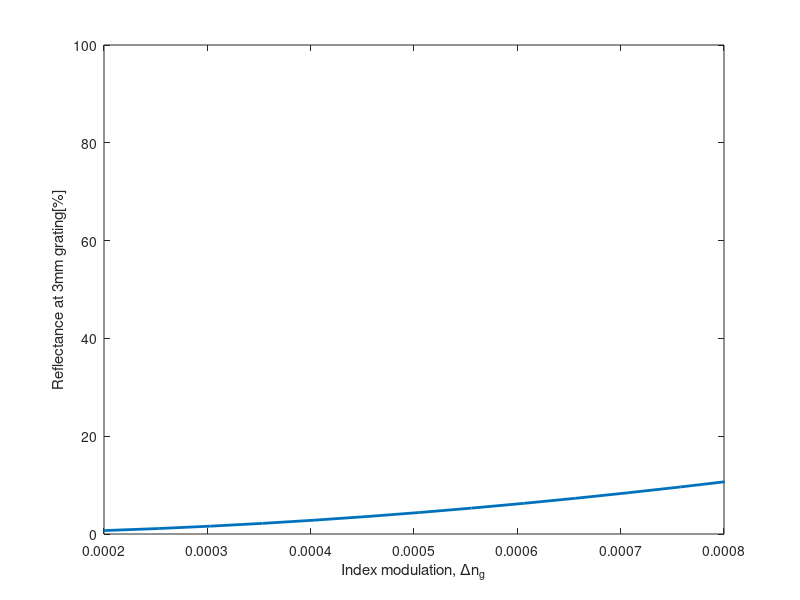

Here is the MATLAB script that generated this plot: (Note: this script raises an error after producing the figure.)
%% Init
sigma   = 3;
dn      = 5e-3;
n_cl    = 1.4555;
n_co    = 1.4608;
n_eff   = 1.4635;

phi     = 90*pi/180;
theta   = .5*phi;
dn_g    = 1.2e-3;
lam     = 780*1e-3;
Lam     = lam/(n_cl * cos(phi) + n_eff);
K       = 2 * pi./Lam;
w_0     = 2.2719;

%% 1 dn_g efficiency studies
dn_gss  = linspace(0, 5, 100)*1e-3;
kappa   = dn_gss/n_eff;
beta    = 2 * pi * n_eff/lam;

w_th_sqd    = sigma^2 * w_0^2 / (sigma^2 + w_0^2) ./ sin(2*theta)^2;

alpha_ana   = pi^2 * sqrt(2*pi) * w_th_sqd * kappa.^2 / w_0 / Lam^2; 
alpha_ana   = alpha_ana * sin(phi) / (4*cos(theta)^4);
alpha_ana   = alpha_ana * exp(-.5*w_th_sqd .* (2*beta*cos(theta)^2 - K).^2);

% In dB
% figure(11)
% plot(   dn_gss, 10*alpha_ana*80/log(10), 'b', ... 
%         dn_gs,  -10*log10(power_loss_dng), 'xr')
% xlabel('grating index modulation, {\Delta}n_g')
% ylabel('reflectance at 100 {\mu}m / [dB]')
% legend('analytical', 'numerical' )
% 
% %%
% % In percentage
% figure(12)
% plot(   dn_gss, 100*(1 - 10.^(-alpha_ana*80/log(10))), 'b', ... 
%         dn_gs,  100*(1 - power_loss_dng), 'xr')
% xlabel('grating index modulation, {\Delta}n_g')
% ylabel('reflectance at 100 {\mu}m / [%]')
% legend('analytical', 'numerical' )

%% 2mm
figure(13)
plot(dn_gss, 100*(1 - 10.^(-alpha_ana*(3e-3)*1e6/log(10))), 'linewidth', 2);
xlabel('Index modulation, {\Delta}n_g')
ylabel('Reflectance at 3mm grating[%]')
xlim([.2e-3, .8e-3])
yline(4, '--r', 'linewidth', 2);
xline(4.81e-4, '--r', 'linewidth', 2);
set(gca, 'FontSize', 14);

%% fig 3.5 in dB
data_x = dn_gss;
% data_y = 10*alpha_ana*(3e-3)*1e6/log(10);
data_y = 100*(1 - 10.^(-alpha_ana*(3e-3)*1e6/log(10)));
save('figure.mat', 'data_x', 'data_y');

%% fig 3.5 in dB
data_x = dn_gss;
% data_y = 10*alpha_ana*(3e-3)*1e6/log(10);
data_y = 100*(1 - 10.^(-alpha_ana*(3e-3)*1e6/log(10)));
% save('figure3.5.mat', 'data_x', 'data_y');

%% dB/1mm
figure(22)
plot(   dn_gss, 10*alpha_ana*(1e-3)*1e6/log(10), 'b')
xlabel('\Delta n_g')
ylabel('outcoupling efficiency [dB]')

%% % /10mm
figure(30);
plot(   dn_gss, 100*(1 - 10.^(-alpha_ana*(10e-3)*1e6/log(10))), ...
    'LineWidth', 2, 'markerSize', 15);
xlabel('index modulation, \Delta n_g')
ylabel('diffraction efficiency at 10mm /[%]')

%% % /3mm
figure(40);
plot(   dn_gss, 100*(1 - 10.^(-alpha_ana*(3e-3)*1e6/log(10))), ...
    'LineWidth', 2, 'markerSize', 15);
xlabel('index modulation, \Delta n_g')
ylabel('diffraction efficiency at 3mm /[%]')

%% %/10mm for fixed length
figure(31); %dng= 1e-3;
g_dist = linspace(0,20e-3,100);
plot(   g_dist*1e3, 100*(1 - 10.^(-alpha_ana(21)*(g_dist)*1e6/log(10))), ...
    'LineWidth', 2, 'markerSize', 15);
xlabel('grating length/ [mm]')
ylabel('diffraction efficiency at {\Delta}n_g = 1 \times 10^{-3}/[%]')
%% lambdas efficiency studies 
% lambdass = linspace(650, 900, 2001)*1e-3;
% xlabel('grating index modulation, {\Delta}n_g')
% ylabel('reflectance at 10 mm / [%]')

%% 2 lambdas efficiency studies 
% lambdass = linspace(650, 900, 2^10)*1e-3;
% beta    = 2 * pi * n_eff./lambdass;
% kappa   = dn_g/n_eff;
% 
% w_th_sqd    = sigma^2 * w_0^2 / (sigma^2 + w_0^2) ./ sin(2*theta)^2;
% alpha_ana   = pi^2 * sqrt(2*pi) * w_th_sqd .* kappa^2 / w_0 ./ Lam^2; 
% alpha_ana   = alpha_ana * sin(phi) / (4*cos(theta)^4);
% alpha_ana   = alpha_ana .* exp(-.5*w_th_sqd .* (2*beta*cos(theta)^2 - K).^2);
% 
% half_angles = 180*asin(.5*lambdass./Lam)/pi;
% 
% [hm_lam, x_hm_lam, fwhm_lam] = find_fwhm(half_angles, 100*(1 - 10.^(-alpha_ana*80/log(10)));
% fprintf('FWHM (theta/2) = %2.4f [deg]\n', fwhm_lam);
% 
% figure(2)
% plot(   half_angles, 100*(1 - 10.^(-alpha_ana*80/log(10))), 'b', ...
%         180*asin(.5*lambdas*1e-3./Lam)/pi, 100*(1 - power_loss_lambda), 'xr')
% xlabel('half angle, \theta /2 / [deg]')
% ylabel('reflectance at 100 {\mu}m / [%]')
% xline(x_hm_lam(1),      '--k',  'HandleVisibility', 'off')
% xline(x_hm_lam(2),      '--k',  'HandleVisibility', 'off')
% yline(hm_lam,          '--k',  'HandleVisibility', 'off')
% legend('analytical', 'numerical')

% %% 2 lambda
% lambdass = linspace(650, 900, 2^12)*1e-3;
% beta    = 2 * pi * n_eff./lambdass;
% kappa   = dn_g/n_eff;
% 
% w_th_sqd    = sigma^2 * w_0^2 / (sigma^2 + w_0^2) ./ sin(2*theta)^2;
% alpha_ana   = pi^2 * sqrt(2*pi) * w_th_sqd .* kappa^2 / w_0 ./ Lam^2; 
% alpha_ana   = alpha_ana * sin(phi) / (4*cos(theta)^4);
% alpha_ana   = alpha_ana .* exp(-.5*w_th_sqd .* (2*beta*cos(theta)^2 - K).^2);
% 
% [hm_lam, x_hm_lam, fwhm_lam] = find_fwhm(lambdass*1e3, 100*(1 - 10.^(-alpha_ana*80/log(10))));
% fprintf('FWHM (lambda) = %2.4f [nm]\n', fwhm_lam);
% 
% figure(2)
% plot(   lambdass*1e3, 100*(1 - 10.^(-alpha_ana*80/log(10))), 'b', ...
%         lambdas, 100*(1 - power_loss_lambda), 'xr')
% xlabel('input wavelength, \lambda /2 / [nm]')
% ylabel('reflectance at 100 {\mu}m / [%]')
% xline(x_hm_lam(1),      '--k',  'HandleVisibility', 'off')
% xline(x_hm_lam(2),      '--k',  'HandleVisibility', 'off')
% yline(hm_lam,          '--k',  'HandleVisibility', 'off')
% legend('analytical', 'numerical')
% 
% %%
% data_x = lambdass*1e3;
% % data_y = 10*alpha_ana*(3e-3)*1e6/log(10);
% data_y = 100*(1 - 10.^(-alpha_ana*(3e-3)*1e6/log(10)));
% % save('figure3.6.mat', 'data_x', 'data_y');
% 
% %% 3 tilt angle efficiency studies 
% thetass = linspace(40, 50, 2^10)*pi/180;
% beta    = 2 * pi * n_eff./lam;
% 
% w_th_sqd    = sigma^2 * w_0^2 / (sigma^2 + w_0^2) ./ sin(2*thetass).^2;
% alpha_ana   = pi^2 * sqrt(2*pi) * w_th_sqd .* kappa^2 / w_0 ./ Lam.^2; 
% alpha_ana   = alpha_ana * sin(phi) ./ (4*cos(thetass).^4);
% alpha_ana   = alpha_ana .* exp(-.5*w_th_sqd .* (2*beta*cos(thetass).^2 - K).^2);
% 
% [hm_the, x_hm_the, fwhm_the] = find_fwhm(180*thetass/pi, 100*(1 - 10.^(-alpha_ana*80/log(10))));
% fprintf('FWHM (theta) = %2.4f [deg]\n', fwhm_the);
% 
% figure(3)
% plot(   180*thetass/pi, 100*(1 - 10.^(-alpha_ana*80/log(10))), 'b', ...
%         thetas, 100*(1 - power_loss_theta), 'xr')
% xlabel('blazed angle, \theta / [deg]')
% ylabel('reflectance at 100 {\mu}m / [%]')
% xline(x_hm_the(1),      '--k',  'HandleVisibility', 'off')
% xline(x_hm_the(2),      '--k',  'HandleVisibility', 'off')
% yline(hm_the,          '--k',  'HandleVisibility', 'off')
% legend('analytical', 'numerical')
% 
% figure(33)
% plot(   180*thetass/pi, 100*(1 - 10.^(-(cos(2*thetass).^2).*alpha_ana*80/log(10))), 'b')
% xlabel('blazed angle, \theta / [deg]')
% ylabel('reflectance at 100 {\mu}m / [%]')
% 
% %% fig 3.8 - 9 in dB
% the_ana     = 180*thetass/pi;
% % refl_ana_s  = 10*alpha_ana*(3e-3)*1e6/log(10);
% refl_ana_s = 100*(1 - 10.^(-alpha_ana*(3e-3)*1e6/log(10)));
% % refl_ana_p  = 10*alpha_ana*(3e-3)*1e6/log(10).*cos(2*thetass).^2;
% refl_ana_p = 100*(1 - 10.^(-alpha_ana*(3e-3)*1e6/log(10).*cos(2*thetass).^2));
% 
% % save('figure3.8.mat', 'the_ana', 'refl_ana_s', 'refl_ana_p')
% 
% %% 4 different scattering angles: 60, 90, 120
% kappa   = dn_g/n_eff;
% 
% % at phi = 60 deg
% phi     = 60*pi/180;
% theta1  = linspace(.5*phi - 10*pi/180, .5*phi + 10*pi/180, 2^12);
% Lam     = lam/(n_cl * cos(phi) + n_eff);
% K       = 2 * pi./Lam;
% 
% w_th_sqd    = sigma^2 * w_0^2 / (sigma^2 + w_0^2) ./ sin(2*theta1).^2;
% alpha_ana   = pi^2 * sqrt(2*pi) * w_th_sqd .* kappa^2 / w_0 ./ Lam.^2; 
% alpha_ana   = alpha_ana * sin(phi) ./ (4*cos(theta1).^4);
% alpha_ana1  = alpha_ana .* exp(-.5*w_th_sqd .* (2*beta*cos(theta1).^2 - K).^2);
% 
% [hm_the1, x_hm_the1, fwhm_the] = find_fwhm(180*theta1/pi, 100*(1 - 10.^(-alpha_ana1*(1e-3)*1e6/log(10))));
% fprintf('FWHM (phi = 60)  = %2.4f [deg]\n', fwhm_the);
% 
% % at phi = 90 deg
% phi     = 90*pi/180;
% theta2  = linspace(.5*phi - 10*pi/180, .5*phi + 10*pi/180, 2^12);
% Lam     = lam/(n_cl * cos(phi) + n_eff);
% K       = 2 * pi./Lam;
% 
% w_th_sqd    = sigma^2 * w_0^2 / (sigma^2 + w_0^2) ./ sin(2*theta2).^2;
% alpha_ana   = pi^2 * sqrt(2*pi) * w_th_sqd .* kappa^2 / w_0 ./ Lam.^2; 
% alpha_ana   = alpha_ana * sin(phi) ./ (4*cos(theta2).^4);
% alpha_ana2  = alpha_ana .* exp(-.5*w_th_sqd .* (2*beta*cos(theta2).^2 - K).^2);
% 
% [hm_the2, x_hm_the2, fwhm_the] = find_fwhm(180*theta2/pi, 100*(1 - 10.^(-alpha_ana2*(1e-3)*1e6/log(10))));
% fprintf('FWHM (phi = 90)  = %2.4f [deg]\n', fwhm_the);
% 
% % at phi = 120 deg
% phi     = 120*pi/180;
% theta3  = linspace(.5*phi - 10*pi/180, .5*phi + 10*pi/180, 2^12);
% Lam     = lam/(n_cl * cos(phi) + n_eff);
% K       = 2 * pi./Lam;
% 
% w_th_sqd    = sigma^2 * w_0^2 / (sigma^2 + w_0^2) ./ sin(2*theta3).^2;
% alpha_ana   = pi^2 * sqrt(2*pi) * w_th_sqd .* kappa^2 / w_0 ./ Lam.^2; 
% alpha_ana   = alpha_ana * sin(phi) ./ (4*cos(theta3).^4);
% alpha_ana3  = alpha_ana .* exp(-.5*w_th_sqd .* (2*beta*cos(theta3).^2 - K).^2);
% 
% [hm_the3, x_hm_the3, fwhm_the] = find_fwhm(180*theta3/pi, 100*(1 - 10.^(-alpha_ana3*(1e-3)*1e6/log(10))));
% fprintf('FWHM (phi = 120) = %2.4f [deg]\n', fwhm_the);
% 
% figure(4)
% plot( ...
%     180*theta1/pi, 100*(1 - 10.^(-alpha_ana1*(1e-3)*1e6/log(10))), '--b',   ...
%     180*theta2/pi, 100*(1 - 10.^(-alpha_ana2*(1e-3)*1e6/log(10))), 'k',     ...
%     180*theta3/pi, 100*(1 - 10.^(-alpha_ana3*(1e-3)*1e6/log(10))), '-.r');
% legend('\phi = 60^\circ', '\phi = 90^\circ', '\phi = 120^\circ', 'location', 'SouthEast')
% xlabel('tilt angle, \theta / [deg]')
% ylabel('reflectance at 1 mm / [%]')
% 
% data_x_60   = 180*theta1/pi;
% data_x_90   = 180*theta2/pi;
% data_x_120  = 180*theta3/pi;
% % data_y_60   = 10*alpha_ana1*(3e-3)*1e6/log(10);
% % data_y_90   = 10*alpha_ana2*(3e-3)*1e6/log(10);
% % data_y_120  = 10*alpha_ana3*(3e-3)*1e6/log(10);
% data_y_60   = 100*(1 - 10.^(-alpha_ana1*(3e-3)*1e6/log(10)));
% data_y_90   = 100*(1 - 10.^(-alpha_ana2*(3e-3)*1e6/log(10)));
% data_y_120  = 100*(1 - 10.^(-alpha_ana3*(3e-3)*1e6/log(10)));
% save('figure3b.mat', 'data_x_60', 'data_x_90', 'data_x_120', 'data_y_60', 'data_y_90', 'data_y_120');